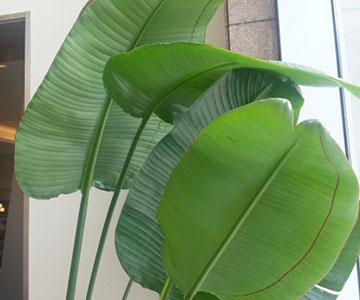
#> input picture Computer Vision/2. OpenCV/edge_test.jpg, 360 x 300 px
$ python 16.filter2D_2.py
#> lines starting #> are read from the running program, lines starting #| are printed output that depends on the picture
import cv2 as cv
import numpy as np

img = cv.imread('edge_test.jpg', cv.IMREAD_GRAYSCALE)
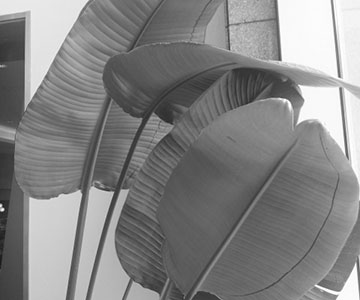
#> img: shape (300, 360); min 26, max 255, mean 132.5

kernel1 = np.array([[-1, 0, 0],
                    [0, 1, 0],
                    [0, 0, 0]])
kernel2 = np.array([[0, 0, -1],
                    [0, 1, 0],
                    [0, 0, 0]])

dst1 = cv.filter2D(img, cv.CV_32F, kernel1)
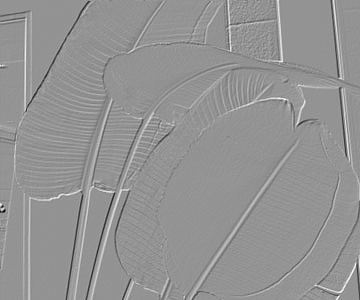
#> dst1: shape (300, 360) float32; min -156, max 113, mean 0.2; drawn with min black and max white
dst2 = cv.filter2D(img, cv.CV_32F, kernel2)
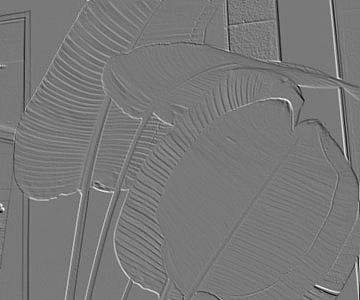
#> dst2: shape (300, 360) float32; min -134, max 148, mean -0.5; drawn with min black and max white
# 변화가 있는 부분을 edge로 검출

cv.imshow('img', img)
cv.imshow('dst1', np.abs(dst1).astype(np.uint8))
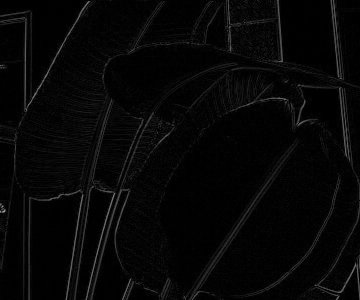
#> window 'dst1': shape (300, 360); min 0, max 156, mean 6.5
cv.imshow('dst2', np.abs(dst2).astype(np.uint8))
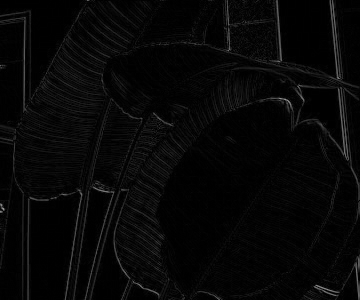
#> window 'dst2': shape (300, 360); min 0, max 148, mean 7
cv.waitKey()
